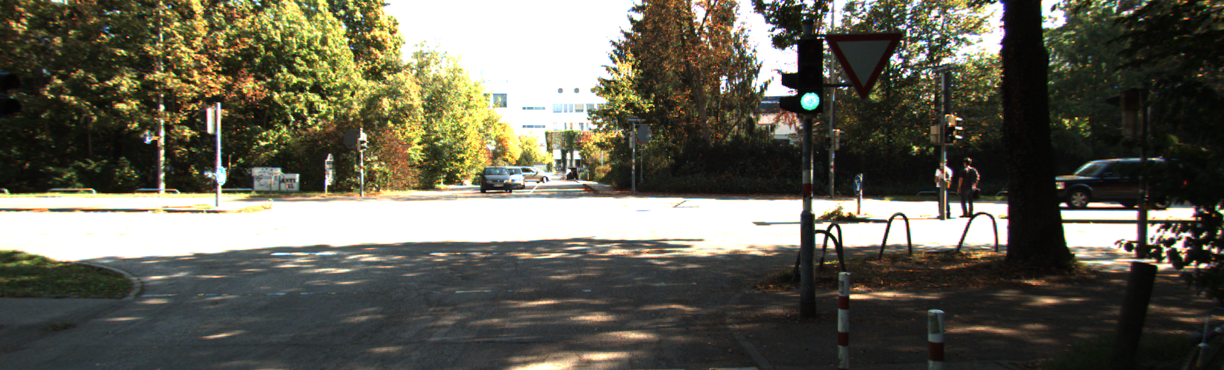
#> input picture histogram_equalisation/images/0.png, 1224 x 370 px
$ python prob_1_3drgb_ahe.py
#> lines starting #> are read from the running program, lines starting #| are printed output that depends on the picture
# -*- coding: utf-8 -*-
"""prob_1_3DRGB_AHE.ipynb

Automatically generated by Colaboratory.

Original file is located at
    https://colab.research.google.com/drive/1Bu85-r0KU8nB9hROh2jJXvUq6tqXwRRB
"""

import cv2
import numpy as np
import matplotlib.pyplot as plt
import os

"""using the glob library to recursively find all the images"""

def cum_def_fun(img):
    cdf = []
    for i in  range(255):
        cdf.append((((np.shape((np.where(img<=i))))[1])/img.size))
    return cdf

def hist_eq(img):

    eq_img = np.copy(img)
    for i in  range(255):
        eq_img[np.where(img==i)] = np.floor((((np.shape((np.where(img<=i))))[1])/img.size)*(np.max(img)-np.min(img)))
    return eq_img

def adap_hist_eq(img, factor):
    output = np.copy(img)
    AHE_img = np.copy(img)
    m = int((AHE_img.shape[0])/factor)
    n = int((AHE_img.shape[1])/factor-1)
    # a 8X8 channel for equalization
    for i in range(0,AHE_img.shape[0],m):
        for j in range(0, AHE_img.shape[1], n):
            output[i:i+m,j:j+n,:] = hist_eq(AHE_img[i:i+m,j:j+n,:])
            output[i:i+m+20,j:j+n,:] = hist_eq(AHE_img[i:i+m+20,j:j+n,:])

    return output

frames =[]
frame = cv2.imread('images/' + str(0) +'.png')
#> frame is the input picture: shape (370, 1224, 3); mean B, G, R 83.7, 96.9, 98.8
frames = sorted(os.listdir('images/'))
video_output = cv2.VideoWriter('AHE.avi',cv2.VideoWriter_fourcc(*'DIVX'), 5, (frame.shape[1],frame.shape[0]))

for i in range(25):

    image_og = cv2.imread('images/' + str(i) +'.png')
    smooth_img = adap_hist_eq(image_og, 5)
#> the loop in adap_hist_eq, `for i in range(0,AHE_img.shape[0],m):` made 5 passes
#> pass 1, in hist_eq, `eq_img = np.copy(img)`:
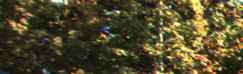
#> eq_img: shape (74, 243, 3); mean of channels 0, 1, 2 42.1, 72.6, 79.6; drawn as B, G, R
#> pass 1, in hist_eq (call 2), `eq_img = np.copy(img)`:
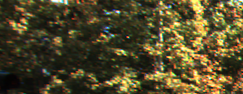
#> eq_img: shape (94, 243, 3); mean of channels 0, 1, 2 41.8, 73.1, 81.4; drawn as B, G, R
#> pass 1, in hist_eq (call 3), `eq_img = np.copy(img)`:
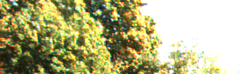
#> eq_img: shape (74, 243, 3); mean of channels 0, 1, 2 132.3, 178, 179.5; drawn as B, G, R
#> pass 1, in hist_eq (call 4), `eq_img = np.copy(img)`:
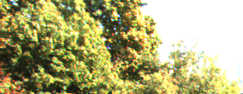
#> eq_img: shape (94, 243, 3); mean of channels 0, 1, 2 122.3, 172.8, 175.3; drawn as B, G, R
#> after the loop in adap_hist_eq, `for i in range(0,AHE_img.shape[0],m):`:
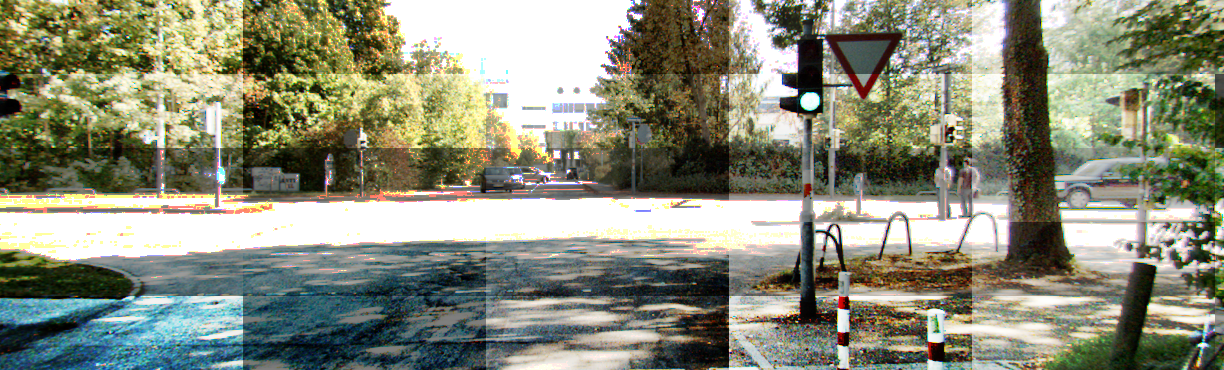
#> output: shape (370, 1224, 3); mean B, G, R 121.1, 140.1, 137.4
    smooth_img = cv2.GaussianBlur(smooth_img,(3,3),0)
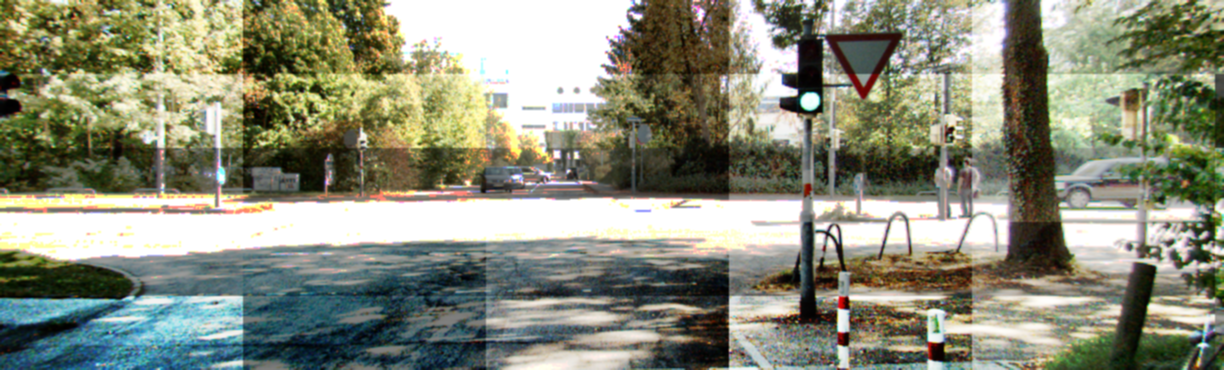
#> smooth_img: shape (370, 1224, 3); mean B, G, R 121.1, 140.2, 137.5
    video_output.write(smooth_img)
#> pass 2 of the loop `for i in range(25):`:
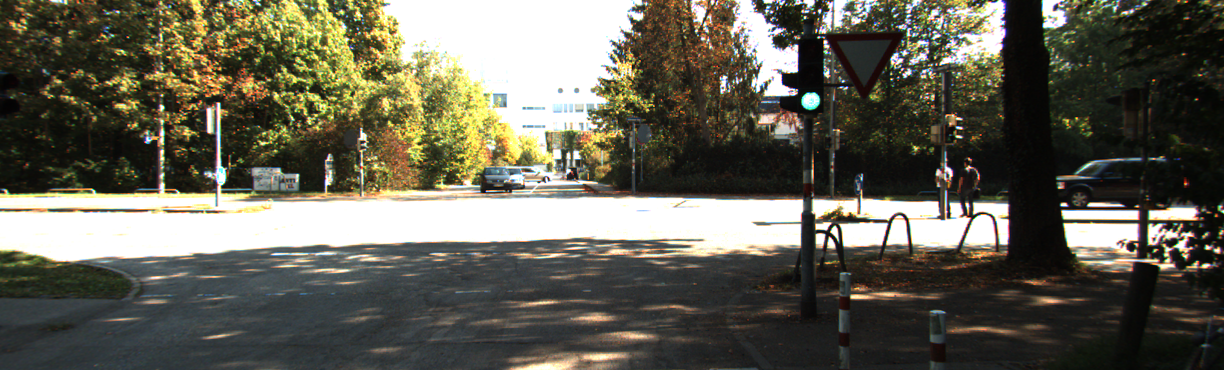
#> input picture histogram_equalisation/images/1.png, 1224 x 370 px
#> image_og is the input picture: shape (370, 1224, 3); mean B, G, R 83.8, 97, 98.9
#> the loop in adap_hist_eq (call 2), `for i in range(0,AHE_img.shape[0],m):` made 5 passes
#> pass 1, in hist_eq (call 64), `eq_img = np.copy(img)`:
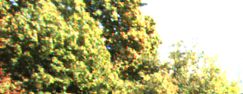
#> eq_img: shape (94, 243, 3); mean of channels 0, 1, 2 122.4, 172.9, 175.4; drawn as B, G, R
#> `smooth_img = cv2.GaussianBlur(smooth_img,(3,3),0)`:
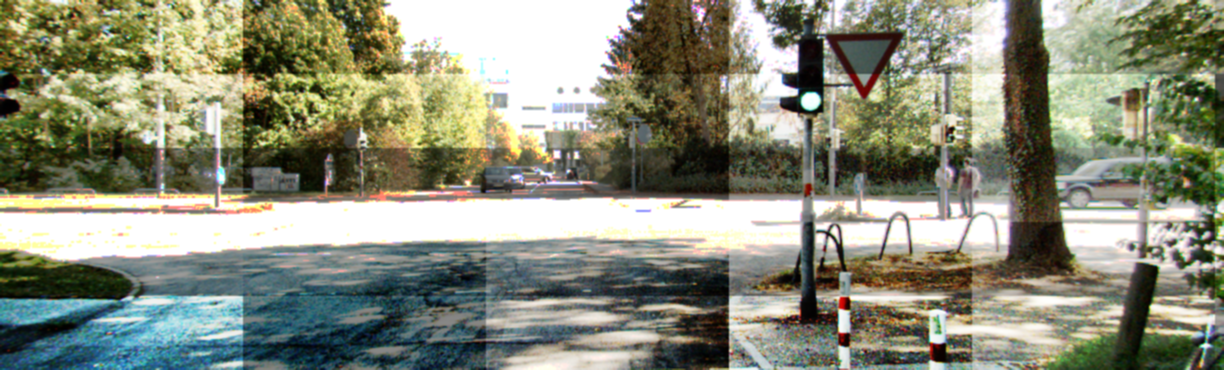
#> smooth_img: shape (370, 1224, 3); mean B, G, R 121.3, 140.3, 137.6
#> (the run stopped early here; a loop or call above may not have finished)
